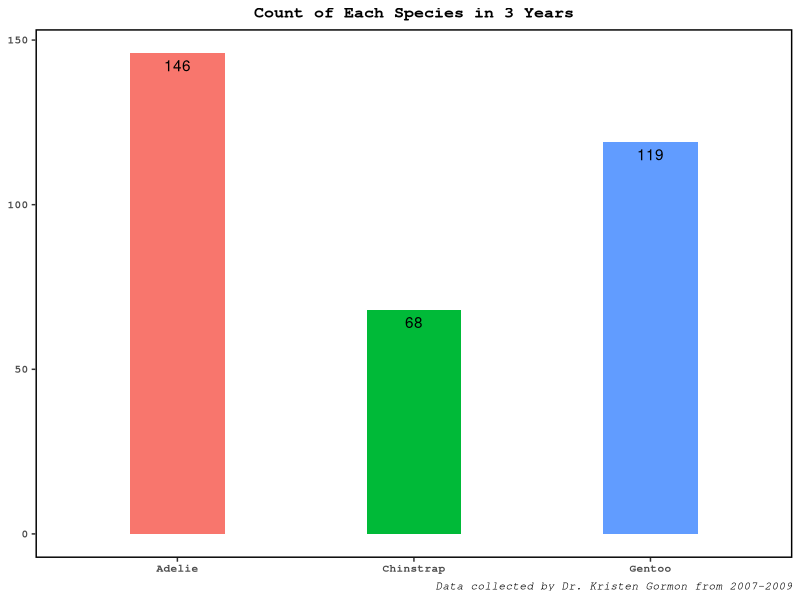
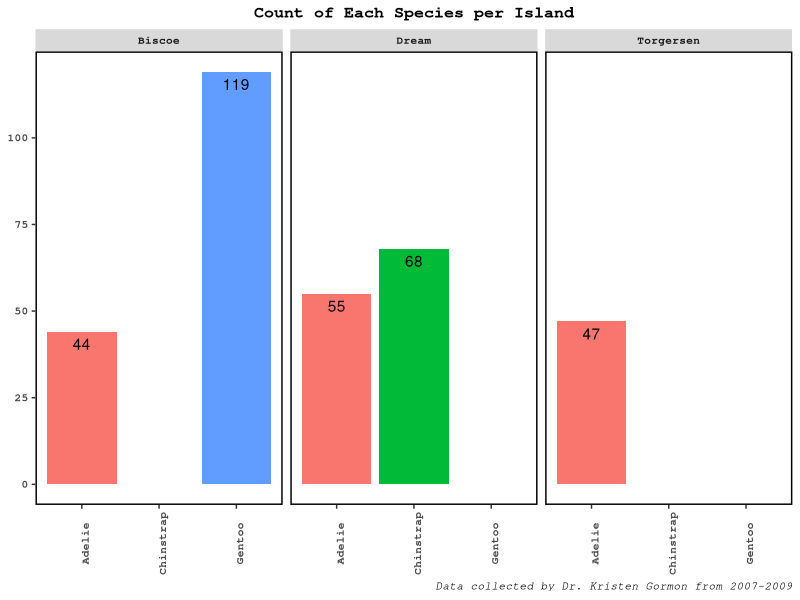
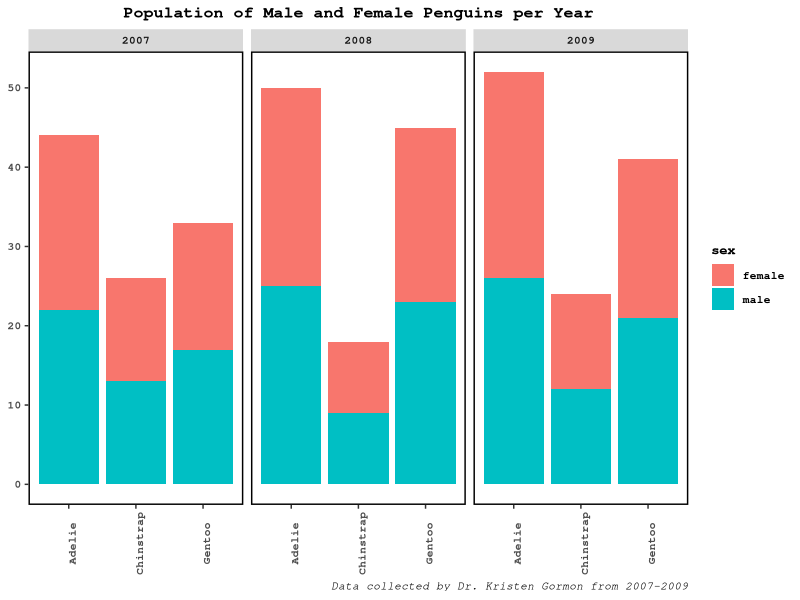
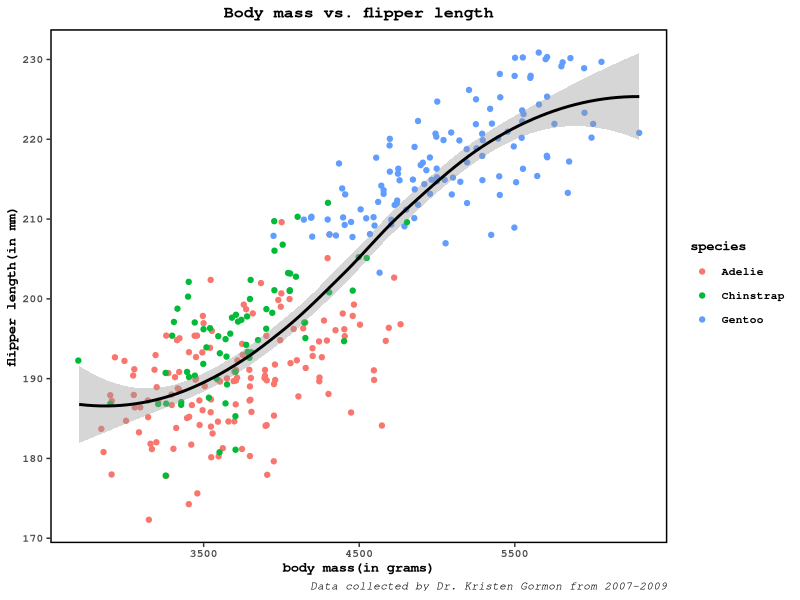
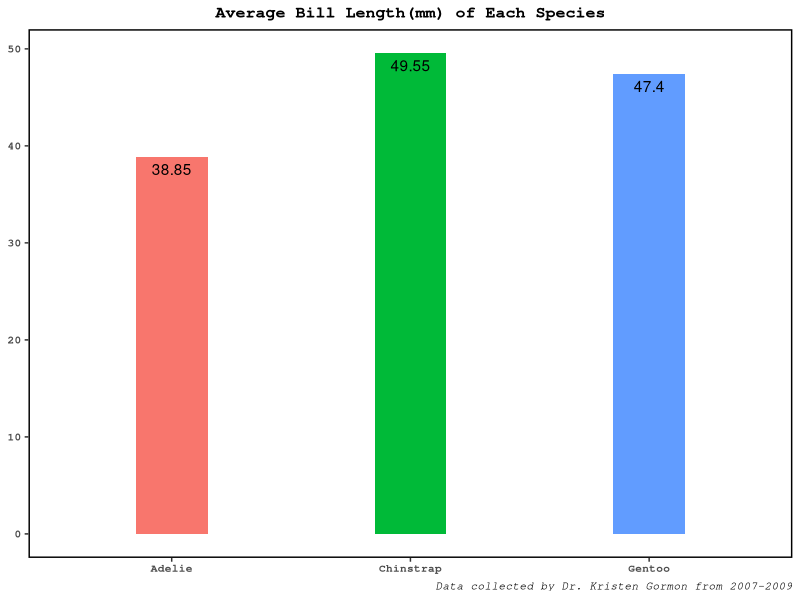
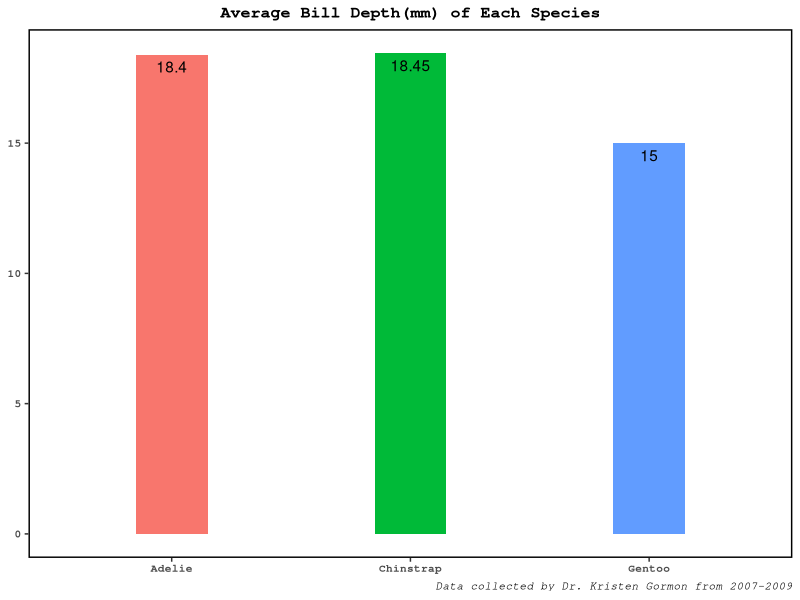
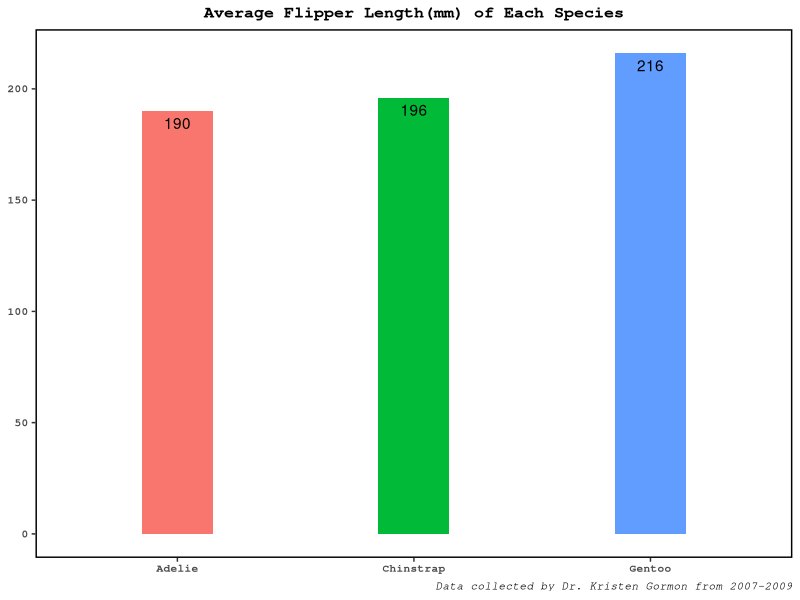
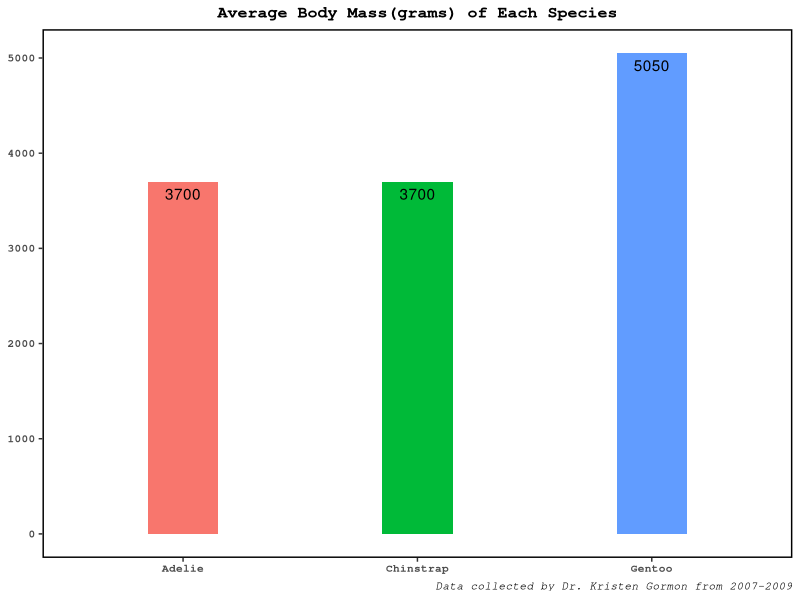

Source code (R) for these figures, in order:
#Exploratory Data Analysis on Palmer penguins dataset
library(palmerpenguins)
library(ggplot2)
library(tidyr)
library(tidyverse)
penguins_data <- data.frame(penguins)

#na.omit() removes all the rows with missing data.
clean_penguins_data <- na.omit(penguins_data)

#Basic theme for plot are and labels has been stored in plot_theme and labels_theme.
#These themes will apply to all the plots; hence stored in a variable as a template.

plot_theme <- theme(panel.background = element_rect(fill = "white"),
                        panel.border = element_rect(color = "black", fill = NA, size = 1),
                        axis.title.x = element_blank(),
                        axis.title.y = element_blank())

labels_theme <- theme(text = element_text(size = 10, family = "mono",
                         face = "bold"), plot.title = element_text(hjust = 0.5),
                         plot.caption = element_text(face = "italic"))

#This caption will be included in every plot.
caption_line <- "Data collected by Dr. Kristen Gormon from 2007-2009"

#Which species of penguins account for highest population from 2007-2009 (all islands combined)?
ggplot(data = clean_penguins_data,aes(x = species, fill =species)) + 
  geom_bar(width = 0.4) +
  geom_text(aes(label=..count..), vjust = 1.5,stat = "count", color = "black") +
  labs(title = "Count of Each Species in 3 Years", caption = caption_line, y = "Count of each species") +
  plot_theme +
  theme(legend.position = "none") + 
  labels_theme

#Do penguin species co-habitate?
#Which species accounts for highest population on each island?
ggplot(data = clean_penguins_data,aes(x = species, fill = species)) + 
  geom_bar() +
  geom_text(aes(label = ..count..),vjust = 1.5,stat = "count",color = "black")+
  labs(title = "Count of Each Species per Island", caption = caption_line) +
  facet_wrap(~island) + plot_theme +  labels_theme +
  theme(axis.text.x = element_text(angle = 90),legend.position = "none") 
 

#Male and female population of each species on all islands
#ggplot(data = clean_penguins_data, aes(x = species, fill = sex))+
#  geom_bar(width = 0.7) + 
#  #geom_text(aes(label=..count..), vjust = 1.5,stat = "count", color = "black") + 
#  labs(title="Population of Male and Female Penguins per Island", caption = caption_line, x = "penguin species", y = "total count")+
#  plot_theme +
#  theme(axis.text.x = element_text(angle = 90)) +
#  facet_wrap(~island) +
#  labels_theme

#population of male and female penguins per year
ggplot(data = clean_penguins_data,aes(x = species, fill = sex)) +
  geom_bar() + 
  labs(title = "Population of Male and Female Penguins per Year", caption=caption_line, x="penguin species", y="total count")+
  plot_theme + labels_theme +
  theme(axis.text.x = element_text(angle=90))+
  facet_wrap(~year)
 

#Do penguins with higher body mass have longer flippers? 
ggplot(data=clean_penguins_data, aes(x=body_mass_g, y=flipper_length_mm)) +
  geom_jitter(mapping = aes(color = species))+
  geom_smooth(color = "black")+
  labs(title="Body mass vs. flipper length", caption = caption_line, 
       x = "body mass(in grams)", y = "flipper length(in mm)") +
  theme(panel.background = element_rect(fill = "white"),
        panel.border = element_rect(color = "black", fill = NA, size = 1)) + 
  labels_theme 
#storing the average body measurements of each species
penguins_stats <- clean_penguins_data %>% 
  group_by(species) %>% 
  drop_na() %>% 
  summarize(avg_bill_length = mean(bill_length_mm,2), avg_bill_depth = mean(bill_depth_mm,2),
            avg_flipper_length = mean(flipper_length_mm,2), avg_body_mass = mean(body_mass_g,2))

#Average bill length of each species
ggplot(data = penguins_stats,aes(x=species, y=avg_bill_length, fill=species)) +
  geom_bar(stat = "identity",width=0.3)+
  geom_text(aes(label=avg_bill_length), vjust = 1.5,stat = "identity", color = "black") +
  labs(title = "Average Bill Length(mm) of Each Species",caption = caption_line,
       y = "average bill length(mm)")+
  plot_theme + labels_theme +
  theme(legend.position = "none")

#Average bill depth of each species
ggplot(data = penguins_stats, aes(x=species,y=avg_bill_depth,fill=species))+
  geom_bar(stat = "identity",width = 0.3)+
  geom_text(aes(label=avg_bill_depth), vjust = 1.5,stat = "identity", color = "black") +
  labs(title = "Average Bill Depth(mm) of Each Species", caption = caption_line,
       y = "average bill depth(mm)")+
  plot_theme + labels_theme +
  theme(legend.position = "none")

#Average flipper length of each species
ggplot(data=penguins_stats, aes(x=species,y=avg_flipper_length,fill=species))+
  geom_bar(stat = "identity",width = 0.3)+
  geom_text(aes(label=avg_flipper_length), vjust = 1.5,stat = "identity", color = "black")+
  labs(title="Average Flipper Length(mm) of Each Species",caption = caption_line,
       y = "average flipper length(mm)")+
  plot_theme + labels_theme +
  theme(legend.position = "none")

#Average body mass of each species
ggplot(data = penguins_stats, aes(x=species,y=avg_body_mass,fill=species))+
  geom_bar(stat = "identity",width = 0.3)+
  geom_text(aes(label=avg_body_mass), vjust = 1.5,stat = "identity", color = "black")+
  labs(title = "Average Body Mass(grams) of Each Species",caption=caption_line,
       y = "average body mass(grams)")+
  plot_theme + labels_theme +
  theme(legend.position = "none")

#gender_count stores the male and female count of each species
#gender_count <- clean_penguins_data %>% 
#  group_by(species) %>% 
#  drop_na() %>% 
#  summarize(male = sum(sex == 'male'), female = sum(sex=='female'))

gender_count <- clean_penguins_data %>% 
  group_by(species,island) %>% 
  drop_na() %>% 
  summarize(male = sum(sex == 'male'), female = sum(sex=='female'))

#gender_count converted to long form in order to plot male and female
#population of each species side by side and not as a stacked bar chart.
gender_count_long_form <- pivot_longer(gender_count, cols = c(male,female),names_to = "gender",values_to = "total_count")

#Plotting male and female count of each species separately
ggplot(data = gender_count_long_form, aes(x=species,y=total_count,fill=gender))+
  geom_bar(stat = "identity",width = 0.4,position = "dodge")+
  labs(title="Male and Female Penguin Population per Species",caption = caption_line, x="penguin species", y="total count")+
  plot_theme + labels_theme

#Plotting male and female population per species per island
ggplot(data = gender_count_long_form, aes(x=species,y=total_count,fill=gender))+
  geom_bar(stat = "identity",width = 0.4,position = "dodge")+
  labs(title="Male and Female Penguin Population per Species",caption = caption_line, x="penguin species", y="total count")+
  plot_theme + labels_theme + facet_wrap(~island) +
  theme(axis.text.x = element_text(angle = 90))

plots_directory <- list.files(tempdir(),pattern = "rs-graphics", full.names = TRUE)
plots_png_path <- list.files(plots_directory, pattern = ".png", full.names = TRUE)
file.copy(from = plots_png_path, to = "C:/Users/shefa/Desktop/COURSERA/Programming Language R/PenguinsDataset")




